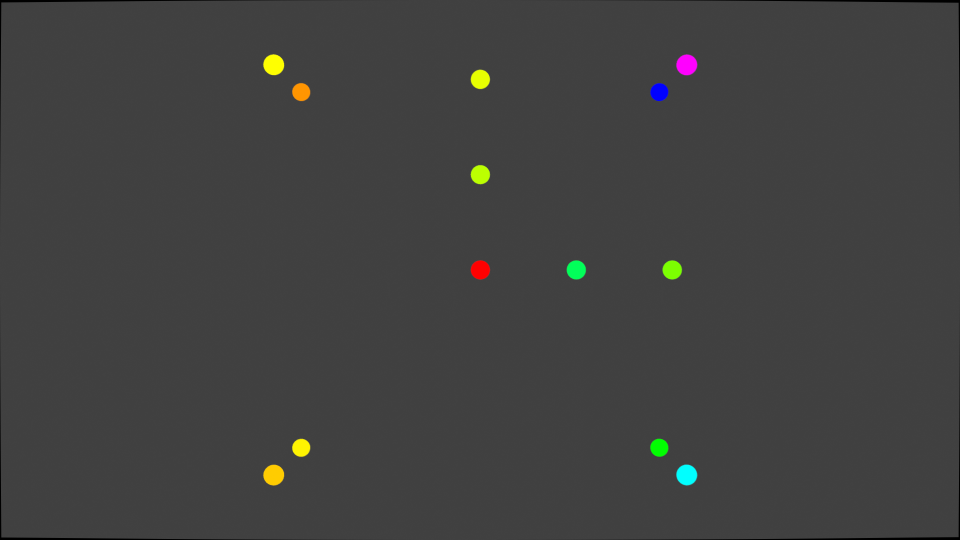
#> input picture undistorted_point_images/0.png, 1920 x 1080 px (shown at 1/2 size); its folder holds only this picture in this run
$ python coler_marker_detection.py
#> lines starting #> are read from the running program, lines starting #| are printed output that depends on the picture; after the words box and inside, x2 and y2 are one past the last pixel; in counts of white or black regions, pixels touching at a corner belong together; long printed decimals are rounded
import os
from PIL import Image
import numpy as np
import tkinter as tk
from PIL import ImageTk
import time
import cv2
import glob


def get_marker_center_coordinates(undistorted_images):
    # 色の範囲を指定する
    colors = [
        ([30, 252, 254], [31, 255, 255]),  #
        ([16, 252, 254], [18, 255, 255]),
        ([23, 252, 254], [25, 255, 255]),
        ([28, 252, 254], [29, 255, 255]),  #
        ([149, 252, 254], [151, 255, 255]),
        ([119, 252, 254], [121, 255, 255]),
        ([89, 252, 254], [91, 255, 255]),
        ([59, 252, 254], [61, 255, 255]),
        ([32, 252, 254], [34, 255, 255]),
        ([37, 252, 254], [38, 255, 255]),
        ([0, 252, 254], [1, 255, 255]),
        ([69, 252, 254], [71, 255, 255]),
        ([45, 252, 254], [47, 255, 255]),
    ]

    # 画像を読み込む
    image_files = undistorted_images

    center_coordinates_list = []
    for image in image_files:
        # 画像をHSVに変換する
        image = cv2.imread(image)
#> image is the input picture: shape (1080, 1920, 3); mean B, G, R 64, 64.9, 64.7
        hsv_image = cv2.cvtColor(image, cv2.COLOR_BGR2HSV)
#> hsv_image: shape (1080, 1920, 3); mean H, S, V 0.5, 1.9, 65.4

        # 各色の範囲でマスクを作成する
        masks = []
        for lower, upper in colors:
            lower = np.array(lower, dtype=np.uint8)
            upper = np.array(upper, dtype=np.uint8)
            mask = cv2.inRange(hsv_image, lower, upper)
            mask = np.all((hsv_image >= lower) & (hsv_image <= upper), axis=-1)
            masks.append(mask)
#> this loop made 13 passes
#> pass 1, in get_marker_center_coordinates, `mask = cv2.inRange(hsv_image, lower, upper)`:
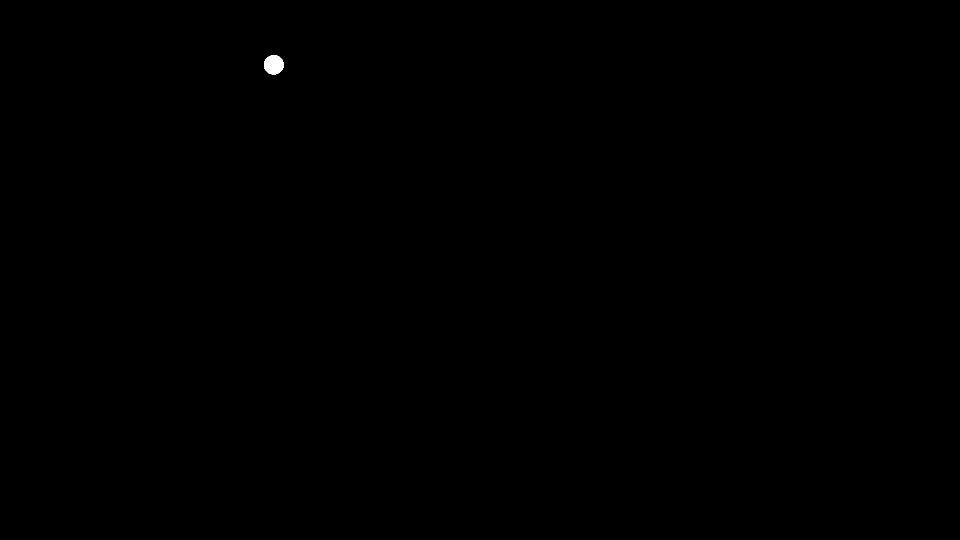
#> mask: shape (1080, 1920) (shown at 1/2 size); 0.06% white; 1 white region, box (x1, y1, x2, y2) and area: (528, 110, 568, 149) 1209
#> after the loop, masks = 13 items

        # マスクされた白黒画像を作成する
        masked_image = np.zeros_like(hsv_image)
        for mask in masks:
            masked_image[mask] = [255, 255, 255]
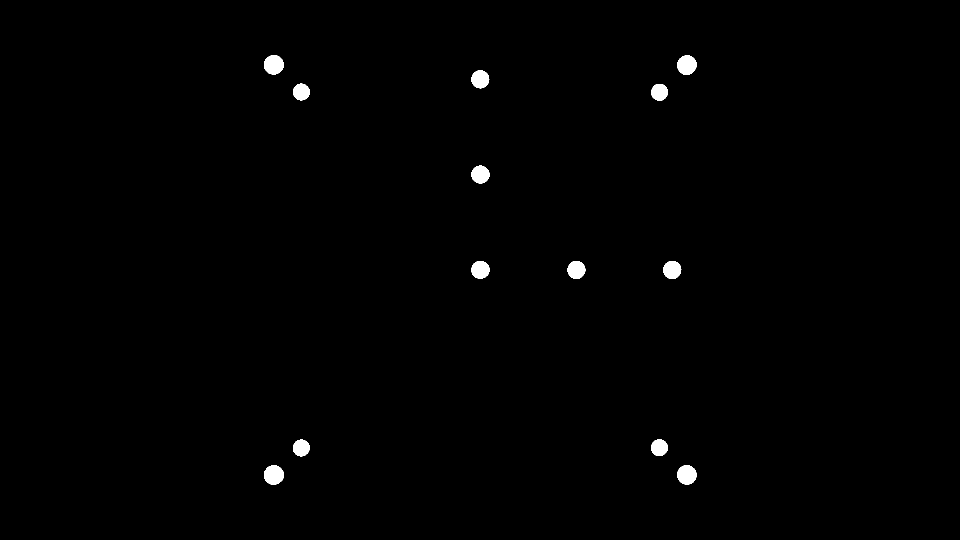
#> masked_image: shape (1080, 1920, 3) (shown at 1/2 size); 0.65% white; 13 white regions, largest, box (x1, y1, x2, y2) and area: (528, 931, 568, 969) 1213, (528, 110, 568, 149) 1209, (1354, 111, 1393, 150) 1189

        # show_masked_image(masked_image)

        # 各色の範囲の中心座標を取得してリストに格納する
        center_coordinates = []
        for mask in masks:
            nonzero_pixels = np.nonzero(mask)
            center_x = np.mean(nonzero_pixels[1])
            center_y = np.mean(nonzero_pixels[0])
            center_coordinates.append([center_x, center_y])
#> this loop made 13 passes
#> (nonzero_pixels, center_x, center_y) on passes 1 to 6: (1209 positions, rows 110 to 148, columns 528 to 567, 547.2, 129.1), (879 positions, rows 167 to 200, columns 586 to 619, 602.2, 183.6), (1213 positions, rows 931 to 968, columns 528 to 567, 547.2, 949.5), (885 positions, rows 879 to 912, columns 586 to 619, 602.1, 895.4), (1189 positions, rows 111 to 149, columns 1354 to 1392, 1373.2, 129.7), (888 positions, rows 168 to 201, columns 1302 to 1335, 1318.5, 184)
#> after the loop, center_coordinates = [[547.2, 129.1], [602.2, 183.6], [547.2, 949.5], [602.1, 895.4], [1373.2, 129.7], [1318.5, 184], [1373.2, 949.3], [1318.4, 895], [960.1, 158.2], [960.4, 348.6], [960.3, 539.2], [1152.4, 539.4], [1344, 539.4]]

        center_coordinates_list.append(center_coordinates)

    show(center_coordinates_list)

    return center_coordinates_list


# [8 lines left out: function show_masked_image, not called in this run]


def show(center_coordinates_list):
    print("中心座標のリスト:")
    print(center_coordinates_list)
#> (printed output is left out)
    for i, center_coordinates in enumerate(center_coordinates_list):
        # i番目のカメラの中心座標のリストを取得
        for j, center_coordinate in enumerate(center_coordinates):
            # j番目のマーカーの中心座標を取得
            print(f"{i}番目のカメラの{j}番目のマーカーの中心座標: {center_coordinate}")
#> this loop made 1 pass
#| 0番目のカメラの0番目のマーカーの中心座標: [547.156, 129.144]
#| 0番目のカメラの1番目のマーカーの中心座標: [602.181, 183.555]
#| 0番目のカメラの2番目のマーカーの中心座標: [547.199, 949.538]
#| 0番目のカメラの3番目のマーカーの中心座標: [602.107, 895.426]
#| 0番目のカメラの4番目のマーカーの中心座標: [1373.192, 129.729]
#| 0番目のカメラの5番目のマーカーの中心座標: [1318.539, 184.002]
#> (further printed lines are left out)
#> `center_coordinates_list = get_marker_center_coordinates(undistorted_im..`: center_coordinates_list = [[[547.2, 129.1], [602.2, 183.6], [547.2, 949.5], [602.1, 895.4], [1373.2, 129.7], [1318.5, 184], [1373.2, 949.3], [1318.4, 895], [960.1, 158.2], [960.4, 348.6], [960.3, 539.2], [1152.4, 539.4], [1344, 539.4]]]


# show points on image
def show_points_on_image(image, points):
    for point in points:
        center = (
            int(point[0]),
            int(point[1]),
        )  # Convert center coordinates to integers
        cv2.circle(image, center, 5, (255, 255, 255), -1)
#> this loop made 13 passes
#> (point, center) on passes 1 to 8: ([547.2, 129.1], (547, 129)), ([602.2, 183.6], (602, 183)), ([547.2, 949.5], (547, 949)), ([602.1, 895.4], (602, 895)), ([1373.2, 129.7], (1373, 129)), ([1318.5, 184], (1318, 184)), ([1373.2, 949.3], (1373, 949)), ([1318.4, 895], (1318, 894))
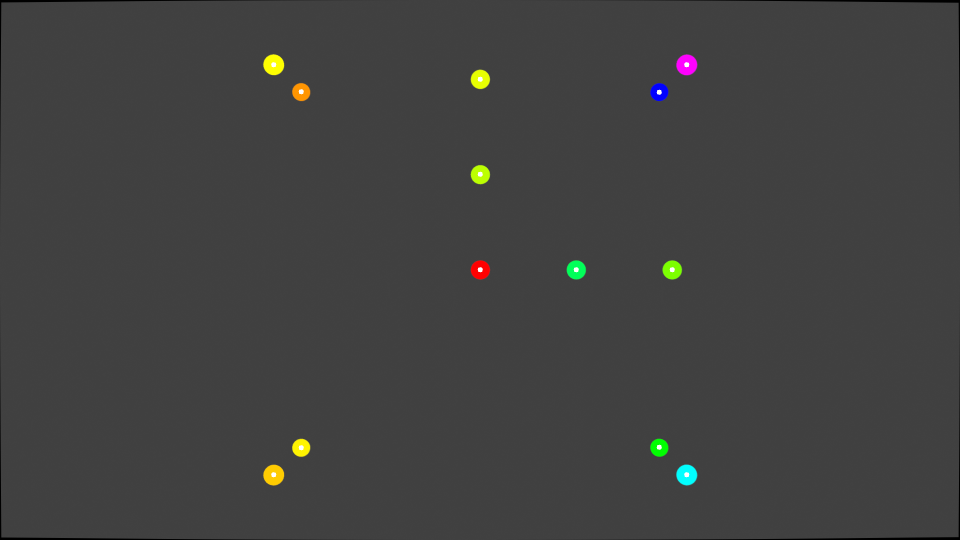
#> image: shape (1080, 1920, 3) (shown at 1/2 size); 0.05% of pixels changed, all inside (x1, y1, x2, y2) = (542, 124, 1379, 955)
    cv2.imshow("points", image)
    cv2.waitKey(0)
    cv2.destroyAllWindows()


undistorted_images = glob.glob("undistorted_point_images/*.png")
print(undistorted_images)

center_coordinates_list = get_marker_center_coordinates(undistorted_images)

for image, center_coordinates in zip(undistorted_images, center_coordinates_list):
    # 画像を読み込む
    image = cv2.imread(image)

    # 中心座標を表示する
    show_points_on_image(image, center_coordinates)

$ run again, on undistorted_point_images/4.png
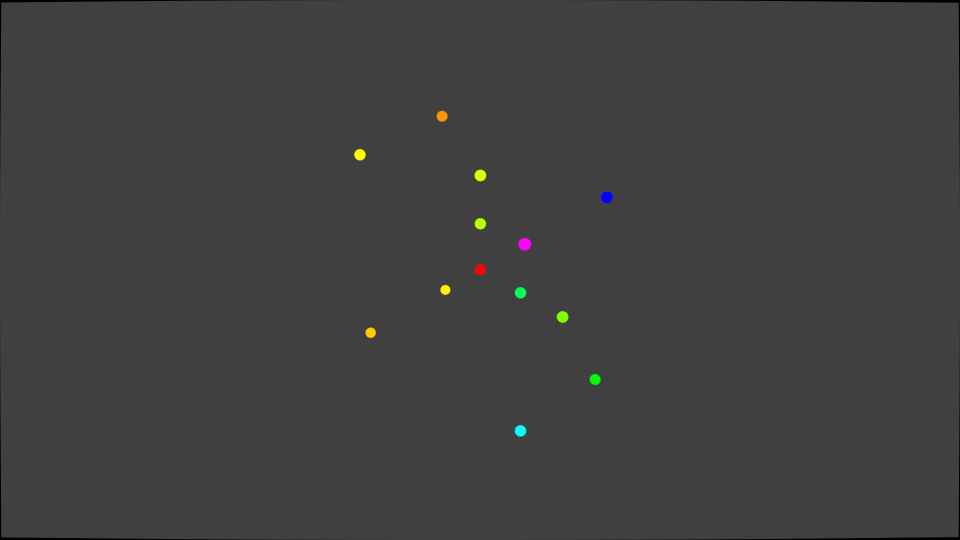
#> input picture undistorted_point_images/4.png, 1920 x 1080 px (shown at 1/2 size)
#> in get_marker_center_coordinates, image is the input picture: shape (1080, 1920, 3); mean B, G, R 64, 64.3, 64.2
#> hsv_image: shape (1080, 1920, 3); mean H, S, V 0.2, 0.7, 64.5
#> after the loop in get_marker_center_coordinates, `for lower, upper in colors:`: masks = 13 items
#> the loop in get_marker_center_coordinates, `for mask in masks:` made 13 passes
#> after the loop in get_marker_center_coordinates, `for mask in masks:`:
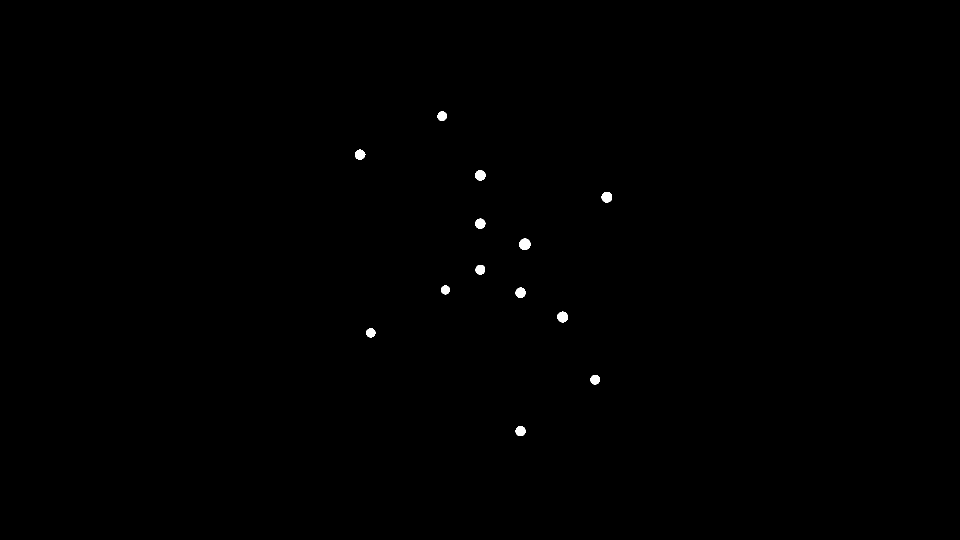
#> masked_image: shape (1080, 1920, 3) (shown at 1/2 size); 0.2% white; 13 white regions, largest, box (x1, y1, x2, y2) and area: (1038, 477, 1061, 500) 407, (1115, 623, 1136, 645) 360, (1203, 384, 1224, 405) 357
#> the loop in get_marker_center_coordinates, `for mask in masks:` made 13 passes
#> (nonzero_pixels, center_x, center_y) on passes 1 to 6: (326 positions, rows 299 to 318, columns 710 to 730, 719.5, 308.8), (286 positions, rows 223 to 241, columns 875 to 893, 883.9, 231.9), (261 positions, rows 657 to 674, columns 733 to 750, 741.2, 665.3), (245 positions, rows 571 to 588, columns 882 to 899, 890.4, 579.4), (407 positions, rows 477 to 499, columns 1038 to 1060, 1049.3, 488), (357 positions, rows 384 to 404, columns 1203 to 1223, 1213.3, 393.9)
#> after the loop in get_marker_center_coordinates, `for mask in masks:`: center_coordinates = [[719.5, 308.8], [883.9, 231.9], [741.2, 665.3], [890.4, 579.4], [1049.3, 488], [1213.3, 393.9], [1040.6, 861.7], [1189.9, 758.9], [960.2, 350.3], [960.2, 446.8], [960.2, 538.9], [1040.6, 585.1], [1124.9, 633.6]]
#> (printed output is left out)
#> the loop in show, `for i, center_coordinates in enumerate(center_coordinates_list):` made 1 pass
#| 0番目のカメラの0番目のマーカーの中心座標: [719.512, 308.810]
#| 0番目のカメラの1番目のマーカーの中心座標: [883.899, 231.878]
#| 0番目のカメラの2番目のマーカーの中心座標: [741.215, 665.280]
#| 0番目のカメラの3番目のマーカーの中心座標: [890.416, 579.376]
#| 0番目のカメラの4番目のマーカーの中心座標: [1049.285, 488.032]
#| 0番目のカメラの5番目のマーカーの中心座標: [1213.275, 393.947]
#> (further printed lines are left out)
#> center_coordinates_list = [[[719.5, 308.8], [883.9, 231.9], [741.2, 665.3], [890.4, 579.4], [1049.3, 488], [1213.3, 393.9], [1040.6, 861.7], [1189.9, 758.9], [960.2, 350.3], [960.2, 446.8], [960.2, 538.9], [1040.6, 585.1], [1124.9, 633.6]]]
#> the loop in show_points_on_image, `for point in points:` made 13 passes
#> (point, center) on passes 1 to 8: ([719.5, 308.8], (719, 308)), ([883.9, 231.9], (883, 231)), ([741.2, 665.3], (741, 665)), ([890.4, 579.4], (890, 579)), ([1049.3, 488], (1049, 488)), ([1213.3, 393.9], (1213, 393)), ([1040.6, 861.7], (1040, 861)), ([1189.9, 758.9], (1189, 758))
#> after the loop in show_points_on_image, `for point in points:`:
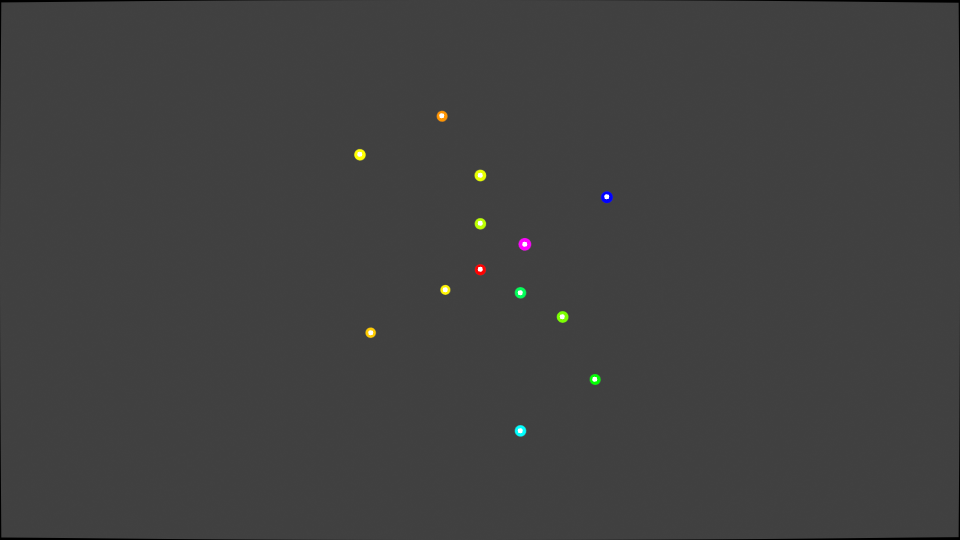
#> image: shape (1080, 1920, 3) (shown at 1/2 size); 0.05% of pixels changed, all inside (x1, y1, x2, y2) = (714, 226, 1219, 867)

$ run again, on undistorted_point_images/6.png
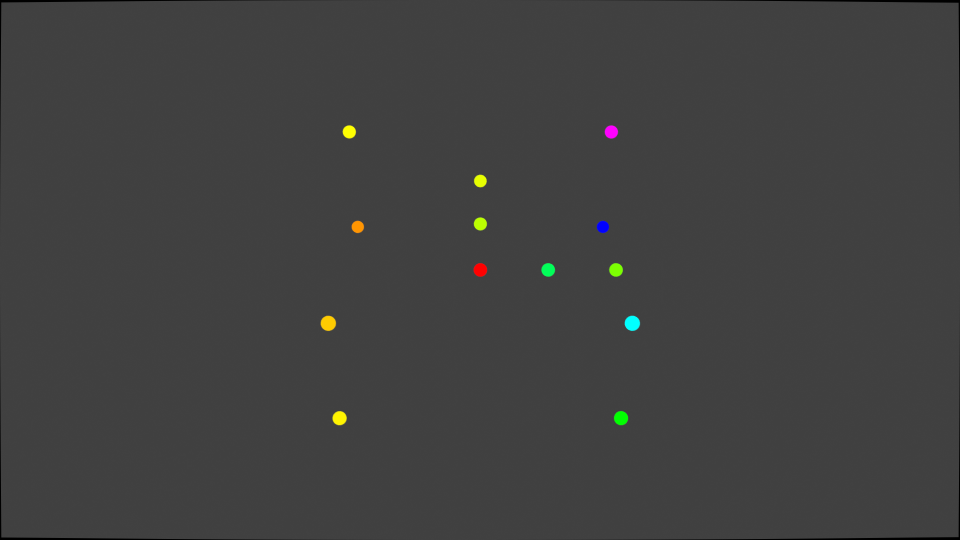
#> input picture undistorted_point_images/6.png, 1920 x 1080 px (shown at 1/2 size)
#> in get_marker_center_coordinates, image is the input picture: shape (1080, 1920, 3); mean B, G, R 64, 64.4, 64.3
#> hsv_image: shape (1080, 1920, 3); mean H, S, V 0.2, 1, 64.7
#> after the loop in get_marker_center_coordinates, `for lower, upper in colors:`: masks = 13 items
#> the loop in get_marker_center_coordinates, `for mask in masks:` made 13 passes
#> after the loop in get_marker_center_coordinates, `for mask in masks:`:
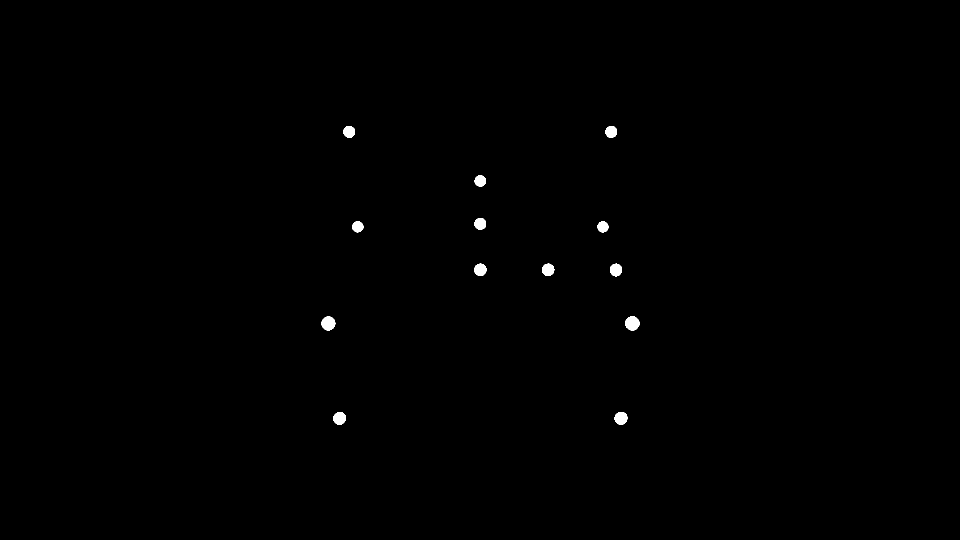
#> masked_image: shape (1080, 1920, 3) (shown at 1/2 size); 0.3% white; 13 white regions, largest, box (x1, y1, x2, y2) and area: (1250, 633, 1279, 661) 634, (643, 633, 671, 661) 613, (1229, 824, 1256, 850) 523
#> the loop in get_marker_center_coordinates, `for mask in masks:` made 13 passes
#> (nonzero_pixels, center_x, center_y) on passes 1 to 6: (438 positions, rows 252 to 274, columns 687 to 709, 698, 263.1), (390 positions, rows 443 to 464, columns 704 to 726, 715.1, 453.2), (613 positions, rows 633 to 660, columns 643 to 670, 656.3, 646.4), (512 positions, rows 824 to 849, columns 666 to 691, 678.7, 836.2), (437 positions, rows 252 to 274, columns 1211 to 1233, 1222.1, 263.1), (384 positions, rows 443 to 464, columns 1195 to 1216, 1205.4, 453.3)
#> after the loop in get_marker_center_coordinates, `for mask in masks:`: center_coordinates = [[698, 263.1], [715.1, 453.2], [656.3, 646.4], [678.7, 836.2], [1222.1, 263.1], [1205.4, 453.3], [1264.2, 646.3], [1241.6, 836], [960.1, 361.4], [960.1, 447.1], [960.1, 539.1], [1095.9, 539.2], [1231.5, 539.5]]
#> (printed output is left out)
#> the loop in show, `for i, center_coordinates in enumerate(center_coordinates_list):` made 1 pass
#| 0番目のカメラの0番目のマーカーの中心座標: [698.034, 263.103]
#| 0番目のカメラの1番目のマーカーの中心座標: [715.087, 453.179]
#| 0番目のカメラの2番目のマーカーの中心座標: [656.303, 646.418]
#| 0番目のカメラの3番目のマーカーの中心座標: [678.719, 836.232]
#| 0番目のカメラの4番目のマーカーの中心座標: [1222.085, 263.149]
#| 0番目のカメラの5番目のマーカーの中心座標: [1205.422, 453.323]
#> (further printed lines are left out)
#> center_coordinates_list = [[[698, 263.1], [715.1, 453.2], [656.3, 646.4], [678.7, 836.2], [1222.1, 263.1], [1205.4, 453.3], [1264.2, 646.3], [1241.6, 836], [960.1, 361.4], [960.1, 447.1], [960.1, 539.1], [1095.9, 539.2], [1231.5, 539.5]]]
#> the loop in show_points_on_image, `for point in points:` made 13 passes
#> (point, center) on passes 1 to 8: ([698, 263.1], (698, 263)), ([715.1, 453.2], (715, 453)), ([656.3, 646.4], (656, 646)), ([678.7, 836.2], (678, 836)), ([1222.1, 263.1], (1222, 263)), ([1205.4, 453.3], (1205, 453)), ([1264.2, 646.3], (1264, 646)), ([1241.6, 836], (1241, 836))
#> after the loop in show_points_on_image, `for point in points:`:
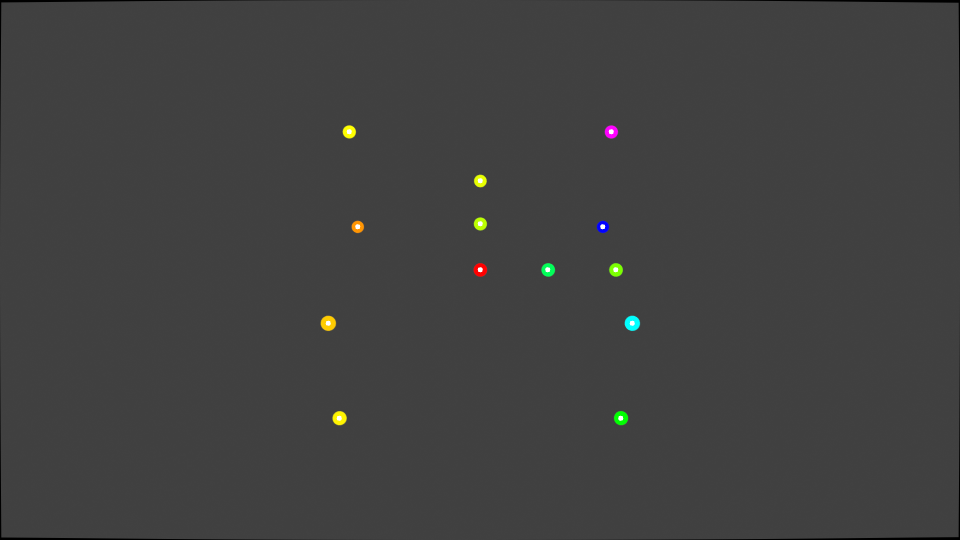
#> image: shape (1080, 1920, 3) (shown at 1/2 size); 0.05% of pixels changed, all inside (x1, y1, x2, y2) = (651, 258, 1270, 842)
